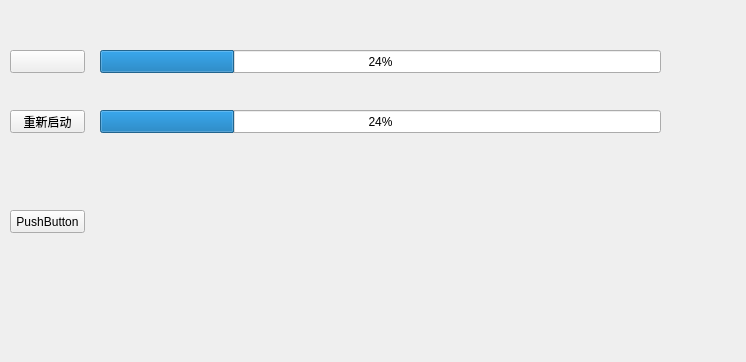
<?xml version="1.0" encoding="UTF-8"?>
<ui version="4.0">
 <class>Widget</class>
 <widget class="QWidget" name="Widget">
  <property name="geometry">
   <rect>
    <x>0</x>
    <y>0</y>
    <width>746</width>
    <height>362</height>
   </rect>
  </property>
  <property name="windowTitle">
   <string>Widget</string>
  </property>
  <widget class="QProgressBar" name="progressBar">
   <property name="geometry">
    <rect>
     <x>100</x>
     <y>50</y>
     <width>561</width>
     <height>23</height>
    </rect>
   </property>
   <property name="value">
    <number>24</number>
   </property>
  </widget>
  <widget class="QPushButton" name="controlBtn">
   <property name="geometry">
    <rect>
     <x>10</x>
     <y>50</y>
     <width>75</width>
     <height>23</height>
    </rect>
   </property>
   <property name="text">
    <string/>
   </property>
  </widget>
  <widget class="QPushButton" name="controlBtn2">
   <property name="geometry">
    <rect>
     <x>10</x>
     <y>110</y>
     <width>75</width>
     <height>23</height>
    </rect>
   </property>
   <property name="text">
    <string>重新启动</string>
   </property>
  </widget>
  <widget class="QProgressBar" name="progressBar2">
   <property name="geometry">
    <rect>
     <x>100</x>
     <y>110</y>
     <width>561</width>
     <height>23</height>
    </rect>
   </property>
   <property name="value">
    <number>24</number>
   </property>
  </widget>
  <widget class="QPushButton" name="startBtn">
   <property name="geometry">
    <rect>
     <x>10</x>
     <y>210</y>
     <width>75</width>
     <height>23</height>
    </rect>
   </property>
   <property name="text">
    <string>PushButton</string>
   </property>
  </widget>
 </widget>
 <resources/>
 <connections/>
</ui>
